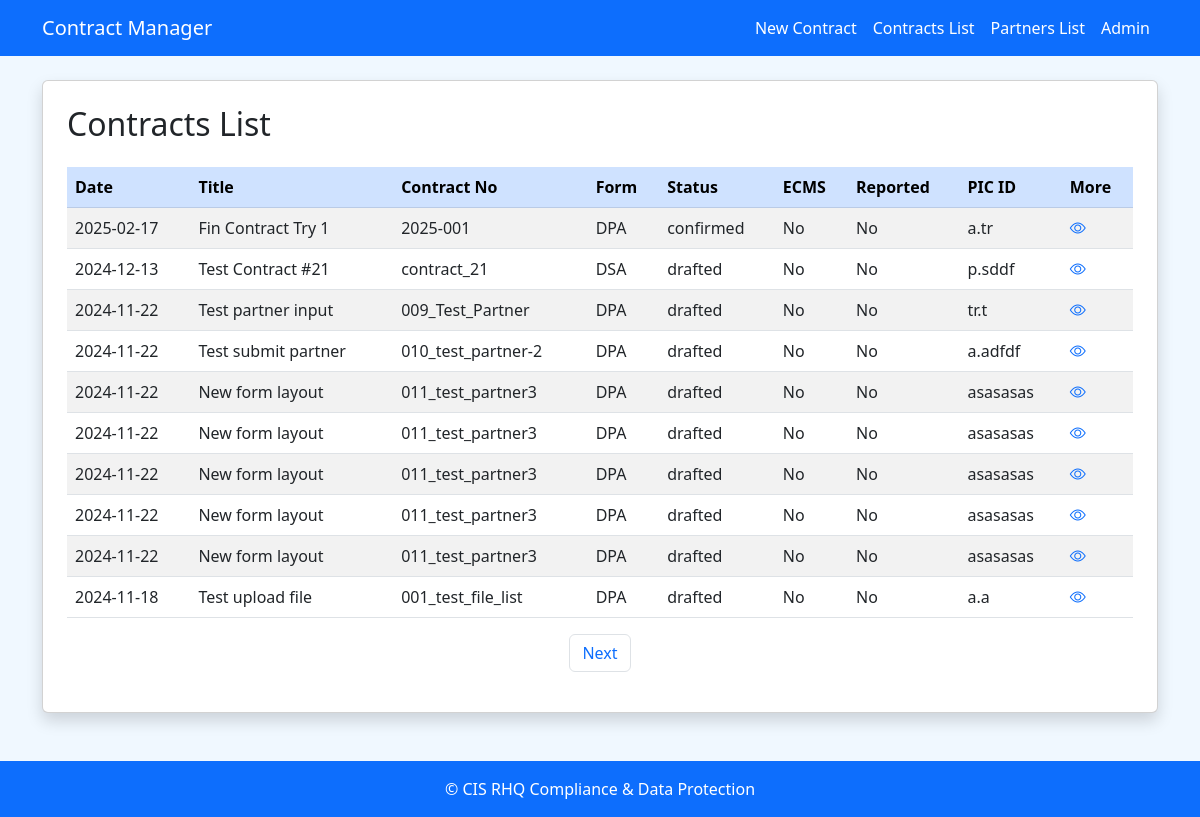
Screenshot of /contract_list/ with the database file from the repository.
### app/models.py (models this page shows)
class Contract(db.Model):
    __tablename__ = 'contracts'
    contract_id = mapped_column(Integer, primary_key=True, autoincrement=True)
    registration_date = mapped_column(Date, default=date.today)
    contract_title = mapped_column(String(100), nullable=False)
    contract_description = mapped_column(String(120))
    contract_no = mapped_column(String(50), nullable=False)
    contract_form = mapped_column(Boolean, nullable=False)  # True for DPA, False for DSA
    contract_status = mapped_column(String(20), nullable=False)
    partner_id = mapped_column(ForeignKey('partners.partner_id'), nullable=False) # ATTENTION: CHANGE TO FALSE WHEN PARTNER DB LOGIC IS READY!
    signed_date = mapped_column(Date)
    system_registered = mapped_column(Boolean, default=False)
    HQ_reported = mapped_column(Boolean, default=False)
    contract_folder = mapped_column(String(200))
    PIC_id = mapped_column(String(100))
    PIC_team = mapped_column(String(100))
    partner = relationship("Partner", back_populates="contracts")
    audits = relationship("Audit", back_populates="contract")

### app/route_main/routes.py (the view)
@bp.route('/contract_list/', methods=['GET'])
def contract_list():
    page = request.args.get('page', 1, type=int)
    contracts = db.paginate(db.select(Contract).order_by(Contract.registration_date.desc()), page=page, per_page=10)
    return render_template('contract_list.html', contracts=contracts)

### app/templates/contract_list.html (shortened to what this page needs)
{% extends 'base.html' %}
{% block content %}
<div class="card shadow p-4 mb-4">
    <h2 class="card-title mb-4">Contracts List</h2>
    <table class="table table-striped">
        <thead class="table-primary">
            <tr>
                <th>Date</th>
                <th>Title</th>
                <th>Contract No</th>
                <th>Form</th>
                <th>Status</th>
                <th>ECMS</th>
                <th>Reported</th>
                <th>PIC ID</th>
                <th>More</th>
            </tr>
        </thead>
        <tbody>
            {% for contract in contracts.items %}
            <tr>
                <td>{{ contract.registration_date.strftime('%Y-%m-%d') }}</td>
                <td>{{ contract.contract_title }}</td>
                <td>{{ contract.contract_no }}</td>
                <td>{{ 'DPA' if contract.contract_form else 'DSA' }}</td>
                <td>{{ contract.contract_status }}</td>
                <td>{{ 'Yes' if contract.system_registered else 'No' }}</td>
                <td>{{ 'Yes' if contract.HQ_reported else 'No' }}</td>
                <td>{{ contract.PIC_id }}</td>
                <td>
                    <a href="{{ url_for('route_main.contract_details', contract_id=contract.contract_id) }}">
                        <i class="bi bi-eye text-primary"></i>
                    </a>
                </td>
            </tr>
            {% endfor %}
        </tbody>
    </table>
    <nav>
        <ul class="pagination justify-content-center">
            {% if contracts.has_next %}
                <li class="page-item"><a class="page-link" href="{{ url_for('route_main.contract_list', page=contracts.next_num) }}">Next</a></li>
            {% endif %}
        </ul>
    </nav>
</div>
{% endblock %}

### app/static/styles.css (style rules this page uses)
body { background-color: #f0f8ff; }
.container h1, h2 { color: #004085; }

### rows the page displays
Contract: registration_date "2025-02-17", contract_title "Fin Contract Try 1", contract_no "2025-001", contract_form "DPA", contract_status "confirmed", system_registered "No", HQ_reported "No", PIC_id "a.tr"
Contract: registration_date "2024-12-13", contract_title "Test Contract #21", contract_no "contract_21", contract_form "DSA", contract_status "drafted", system_registered "No", HQ_reported "No", PIC_id "p.sddf"
Contract: registration_date "2024-11-22", contract_title "Test partner input", contract_no "009_Test_Partner", contract_form "DPA", contract_status "drafted", system_registered "No", HQ_reported "No", PIC_id "tr.t"
Contract: registration_date "2024-11-22", contract_title "Test submit partner", contract_no "010_test_partner-2", contract_form "DPA", contract_status "drafted", system_registered "No", HQ_reported "No", PIC_id "a.adfdf"
Contract: registration_date "2024-11-22", contract_title "New form layout", contract_no "011_test_partner3", contract_form "DPA", contract_status "drafted", system_registered "No", HQ_reported "No", PIC_id "asasasas"
Contract: registration_date "2024-11-22", contract_title "New form layout", contract_no "011_test_partner3", contract_form "DPA", contract_status "drafted", system_registered "No", HQ_reported "No", PIC_id "asasasas"
Contract: registration_date "2024-11-22", contract_title "New form layout", contract_no "011_test_partner3", contract_form "DPA", contract_status "drafted", system_registered "No", HQ_reported "No", PIC_id "asasasas"
Contract: registration_date "2024-11-22", contract_title "New form layout", contract_no "011_test_partner3", contract_form "DPA", contract_status "drafted", system_registered "No", HQ_reported "No", PIC_id "asasasas"
Contract: registration_date "2024-11-22", contract_title "New form layout", contract_no "011_test_partner3", contract_form "DPA", contract_status "drafted", system_registered "No", HQ_reported "No", PIC_id "asasasas"
Contract: registration_date "2024-11-18", contract_title "Test upload file", contract_no "001_test_file_list", contract_form "DPA", contract_status "drafted", system_registered "No", HQ_reported "No", PIC_id "a.a"
